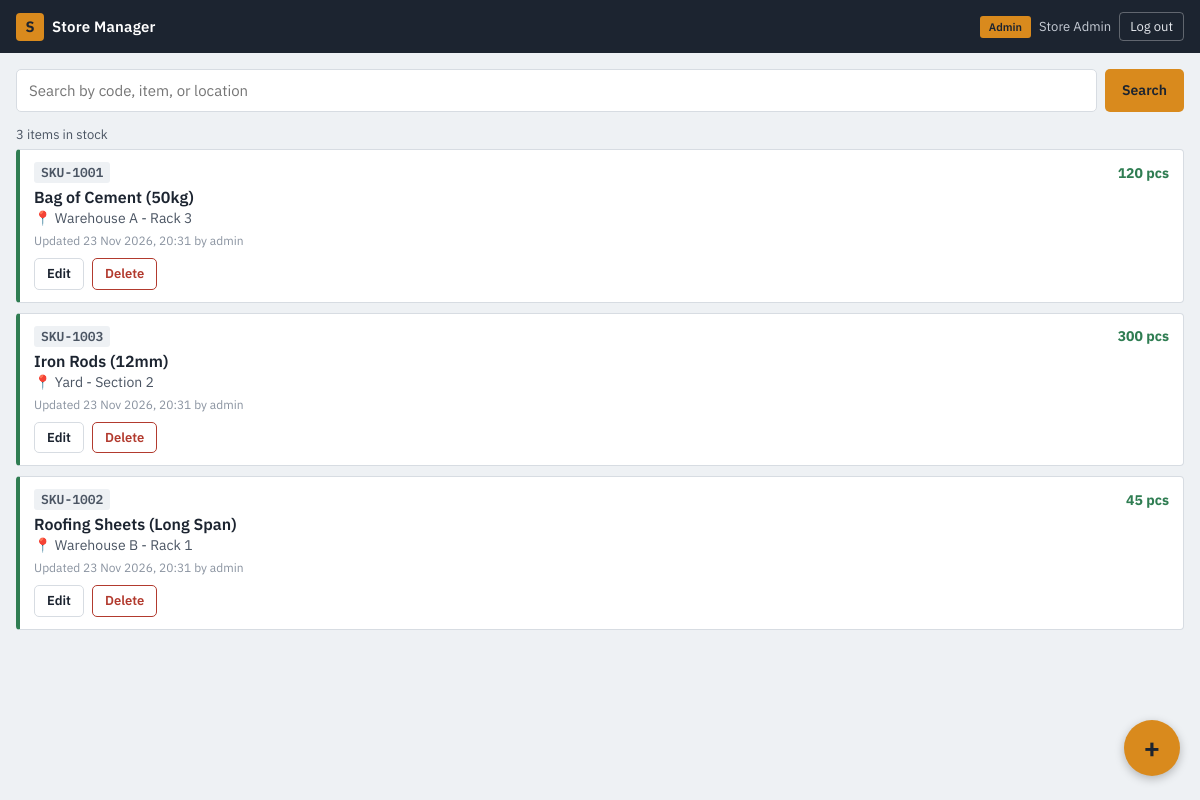
/index.php (signed in), run on the app's committed database.
### tables this page shows
CREATE TABLE IF NOT EXISTS inventory (
    id           INT AUTO_INCREMENT PRIMARY KEY,
    item_code    VARCHAR(50) NOT NULL UNIQUE,
    item_name    VARCHAR(150) NOT NULL,
    location     VARCHAR(100) NOT NULL,
    quantity     INT NOT NULL DEFAULT 0,
    updated_by   VARCHAR(50) NULL,
    created_at   TIMESTAMP NOT NULL DEFAULT CURRENT_TIMESTAMP,
    updated_at   TIMESTAMP NOT NULL DEFAULT CURRENT_TIMESTAMP ON UPDATE CURRENT_TIMESTAMP,
    INDEX idx_item_code (item_code),
    INDEX idx_location (location),
    INDEX idx_item_name (item_name)
);

### includes/auth.php (called while the page is built, shortened)
<?php
function current_user(): ?array
{
    return $_SESSION['user'] ?? null;
}
function is_admin(): bool
{
    $u = current_user();
    return $u !== null && $u['role'] === 'admin';
}

### index.php (the view, shortened to what this page needs)
<?php
require_once __DIR__ . '/includes/auth.php';
$q = trim($_GET['q'] ?? '');
$db = get_db();
if ($q !== '') {
    $stmt = $db->prepare(
        'SELECT * FROM inventory
         WHERE item_code LIKE :q OR item_name LIKE :q OR location LIKE :q
         ORDER BY item_name ASC'
    );
    $stmt->execute(['q' => '%' . $q . '%']);
} else {
    $stmt = $db->query('SELECT * FROM inventory ORDER BY item_name ASC');
}
$rows = $stmt->fetchAll();
include __DIR__ . '/includes/header.php';
?>
<div class="search-bar container-pad">
    <form method="get" class="search-form" role="search">
        <input
            type="search"
            name="q"
            placeholder="Search by code, item, or location"
            value="<?= htmlspecialchars($q) ?>"
            aria-label="Search inventory"
        >
        <button type="submit" class="btn btn-primary">Search</button>
    </form>
</div>
<div class="list-meta container-pad">
    <span><?= count($rows) ?> item<?= count($rows) === 1 ? '' : 's' ?><?= $q !== '' ? ' found for "' . htmlspecialchars($q) . '"' : ' in stock' ?></span>
</div>
<div class="item-list container-pad">
    <?php if (empty($rows)): ?>
        <div class="empty-state">
            <p>No matching items.</p>
            <p class="muted">Try a different code, item name, or location.</p>
        </div>
    <?php else: ?>
        <?php foreach ($rows as $row): ?>
            <div class="item-card">
                <div class="item-card-top">
                    <span class="item-code"><?= htmlspecialchars($row['item_code']) ?></span>
                    <span class="item-qty <?= $row['quantity'] <= 0 ? 'qty-zero' : ($row['quantity'] < 10 ? 'qty-low' : '') ?>">
                        <?= (int)$row['quantity'] ?> pcs
                    </span>
                </div>
                <div class="item-name"><?= htmlspecialchars($row['item_name']) ?></div>
                <div class="item-location">📍 <?= htmlspecialchars($row['location']) ?></div>
                <div class="item-meta">Updated <?= htmlspecialchars(date('d M Y, H:i', strtotime($row['updated_at']))) ?><?= $row['updated_by'] ? ' by ' . htmlspecialchars($row['updated_by']) : '' ?></div>
                <?php if (is_admin()): ?>
                    <div class="item-actions">
                        <a href="edit_entry.php?id=<?= (int)$row['id'] ?>" class="btn btn-small btn-outline">Edit</a>
                        <form method="post" action="delete_entry.php" onsubmit="return confirm('Delete this item?');">
                            <button type="submit" class="btn btn-small btn-danger">Delete</button>
                        </form>
                    </div>
                <?php endif; ?>
            </div>
        <?php endforeach; ?>
    <?php endif; ?>
</div>
<?php if (is_admin()): ?>
    <a href="add_entry.php" class="fab" aria-label="Add new item">+</a>
<?php endif; ?>
<?php include __DIR__ . '/includes/footer.php'; ?>

### includes/header.php (shortened to what this page needs)
<?php
$u = current_user();
?>
<!DOCTYPE html>
<html lang="en">
<head>
<link rel="stylesheet" href="assets/css/style.css">
</head>
<body>
<?php if ($u): ?>
<header class="topbar">
    <div class="topbar-brand">
        <span class="brand-mark">S</span>
        <span class="brand-name">Store Manager</span>
    </div>
    <div class="topbar-user">
        <span class="role-pill role-<?= htmlspecialchars($u['role']) ?>"><?= htmlspecialchars(ucfirst($u['role'])) ?></span>
        <span class="user-name"><?= htmlspecialchars($u['full_name']) ?></span>
        <a href="logout.php" class="btn-logout">Log out</a>
    </div>
</header>
<?php endif; ?>
<main class="app-main">

### includes/footer.php
</main>
</body>
</html>

### assets/css/style.css (style rules this page uses)
:root { --ink: #1C2430; --ink-soft: #4B5563; --paper: #EEF1F4; --surface: #FFFFFF; --line: #D7DCE2; --amber: #D98A1D; --amber-dark: #B36F13; --ok: #2F7D52; --low: #B36F13; --zero: #B23A2E; --danger: #B23A2E; --danger-bg: #FBEAE8; --ok-bg: #E9F5EE; --font-ui: 'IBM Plex Sans', -apple-system, BlinkMacSystemFont, 'Segoe UI', sans-serif; --font-code: 'IBM Plex Mono', 'SFMono-Regular', Consolas, monospace; }
* { box-sizing: border-box; }
html, body { margin: 0; padding: 0; background: var(--paper); color: var(--ink); font-family: var(--font-ui); -webkit-tap-highlight-color: transparent; }
a { color: var(--amber-dark); text-decoration: none; }
.container-pad { padding-left: 16px; padding-right: 16px; }
.topbar { background: var(--ink); color: #fff; display: flex; align-items: center; justify-content: space-between; padding: 12px 16px; position: sticky; top: 0; z-index: 20; }
.topbar-brand { display: flex; align-items: center; gap: 8px; }
.brand-mark { width: 28px; height: 28px; background: var(--amber); color: var(--ink); font-weight: 700; font-family: var(--font-code); display: flex; align-items: center; justify-content: center; border-radius: 4px; font-size: 15px; }
.brand-name { font-weight: 600; font-size: 15px; letter-spacing: 0.2px; }
.topbar-user { display: flex; align-items: center; gap: 8px; }
.user-name { font-size: 13px; color: #C7CDD6; display: none; }
.role-pill { font-size: 11px; padding: 3px 8px; border-radius: 3px; font-weight: 600; border: 1px solid rgba(255,255,255,0.25); }
.role-pill.role-admin { background: var(--amber); color: var(--ink); border-color: transparent; }
.btn-logout { font-size: 13px; color: #E4E7EC; border: 1px solid rgba(255,255,255,0.3); padding: 5px 10px; border-radius: 4px; }
@media (min-width: 520px) { .user-name { display: inline; } }
.btn { display: inline-flex; align-items: center; justify-content: center; font-family: var(--font-ui); font-weight: 600; font-size: 14px; padding: 10px 16px; border-radius: 5px; border: 1px solid transparent; cursor: pointer; line-height: 1.2; }
.btn-primary { background: var(--amber); color: var(--ink); }
.btn-outline { background: var(--surface); color: var(--ink); border-color: var(--line); }
.btn-danger { background: var(--surface); color: var(--danger); border-color: var(--danger); }
.btn-small { padding: 7px 12px; font-size: 13px; }
.search-bar { margin-top: 16px; }
.search-form { display: flex; gap: 8px; }
.search-form input[type="search"] { flex: 1; min-width: 0; padding: 11px 12px; border: 1px solid var(--line); border-radius: 5px; font-size: 15px; font-family: var(--font-ui); background: var(--surface); }
.list-meta { margin-top: 14px; margin-bottom: 6px; font-size: 13px; color: var(--ink-soft); }
.item-list { display: flex; flex-direction: column; gap: 10px; padding-bottom: 90px; }
.item-card { background: var(--surface); border: 1px solid var(--line); border-left: 4px solid var(--ok); border-radius: 4px; padding: 12px 14px; }
.item-card-top { display: flex; align-items: center; justify-content: space-between; margin-bottom: 4px; }
.item-code { font-family: var(--font-code); font-size: 13px; font-weight: 600; color: var(--ink-soft); background: var(--paper); padding: 2px 7px; border-radius: 3px; }
.item-qty { font-weight: 700; font-size: 14px; color: var(--ok); }
.item-name { font-size: 16px; font-weight: 600; margin: 2px 0; }
.item-location { font-size: 14px; color: var(--ink-soft); }
.item-meta { font-size: 12px; color: #8A93A0; margin-top: 6px; }
.item-actions { display: flex; gap: 8px; margin-top: 10px; }
.item-actions form { margin: 0; }
.fab { position: fixed; right: 20px; bottom: 24px; width: 56px; height: 56px; border-radius: 50%; background: var(--amber); color: var(--ink); font-size: 28px; font-weight: 600; display: flex; align-items: center; justify-content: center; box-shadow: 0 3px 10px rgba(0,0,0,0.25); z-index: 30; line-height: 1; }

### data on the page
inventory: updated_by "Admin", item_code "SKU-1001", quantity "120", item_name "Bag of Cement (50kg)", location "Warehouse A - Rack 3", updated_at "23 Nov 2026, 20:31", updated_by "admin"
inventory: item_code "SKU-1003", quantity "300", item_name "Iron Rods (12mm)", location "Yard - Section 2", updated_at "23 Nov 2026, 20:31", updated_by "admin"
inventory: item_code "SKU-1002", quantity "45", item_name "Roofing Sheets (Long Span)", location "Warehouse B - Rack 1", updated_at "23 Nov 2026, 20:31", updated_by "admin"

### other printed values
$u['full_name'] "Store Admin"
count($rows) "3"
